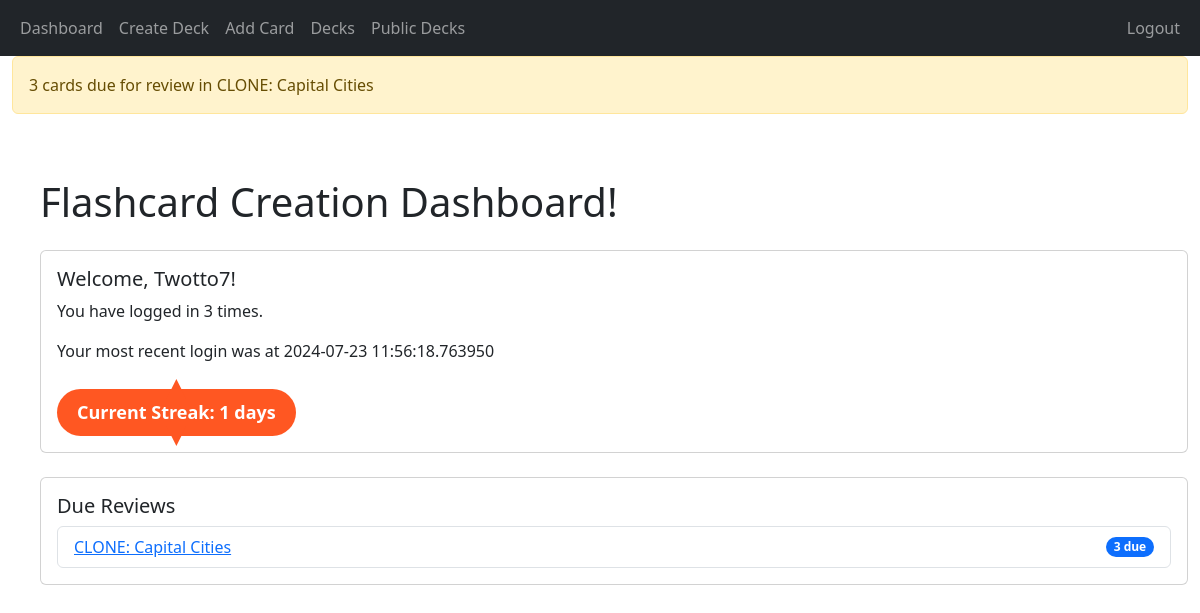
Page /dashboard (signed in) on the earlier database version.
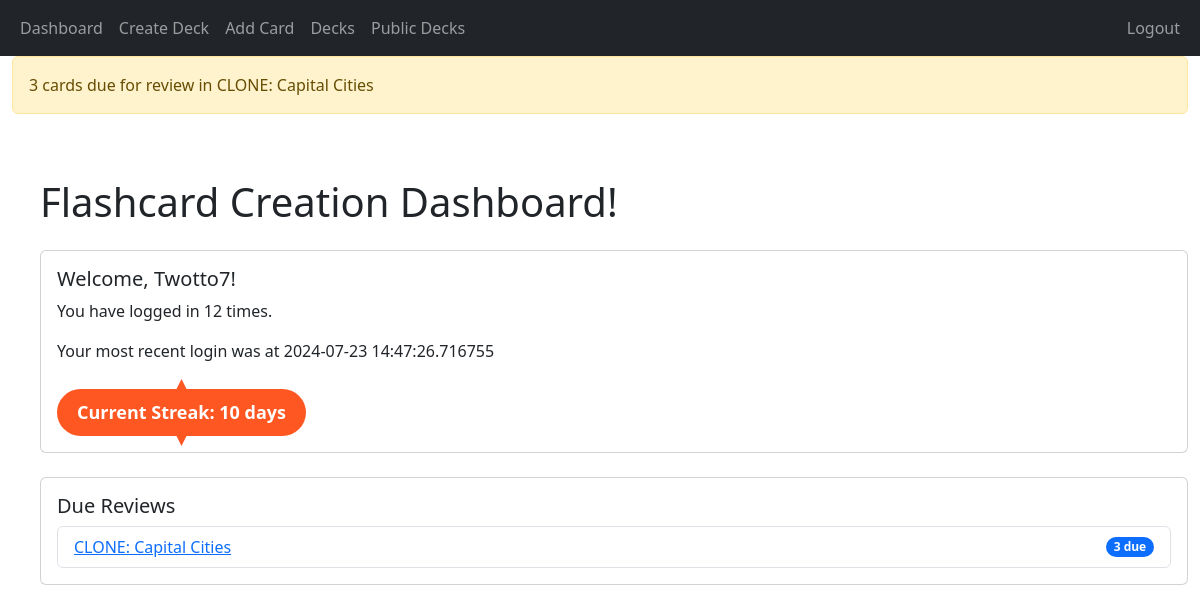
Same page on the later database version.
### app/auth/models.py (models this page shows, shortened)
class User(db.Model, UserMixin):
    user_id = db.Column(db.Integer, primary_key=True)
    username = db.Column(db.String(80), unique=True, nullable=False)
    email = db.Column(db.String(120), unique=True, nullable=False)
    password_hash = db.Column(db.String(128), nullable=False)
    def get_login_count(self, user_id):
        return LoginEvent.query.filter_by(user_id=user_id).count()
    def get_latest_login(self, user_id):
        latest_login_event = LoginEvent.query.filter_by(user_id=user_id).order_by(LoginEvent.timestamp.desc()).first()
        return latest_login_event.timestamp if latest_login_event else None

class LoginEvent(db.Model):
    login_id = db.Column(db.Integer, primary_key=True)
    user_id = db.Column(db.Integer, db.ForeignKey('user.user_id'), nullable=False)
    timestamp = db.Column(db.DateTime, default=datetime.utcnow, nullable=False)

### app/decks/models.py (models this page shows, shortened)
class Deck(db.Model):
    deck_id = db.Column(db.Integer, primary_key=True)
    name = db.Column(db.String(100), nullable=False)
    user_id = db.Column(db.Integer, db.ForeignKey('user.user_id'), nullable=False)
    created_at = db.Column(db.DateTime, nullable=False, default=datetime.utcnow)
    shared = db.Column(db.Boolean, default=False)
    cards = db.relationship('Card', backref='deck', lazy=True)
    review_start_date = db.Column(db.DateTime, nullable=True)

### app/main/routes.py (the view)
@main_blueprint.route('/dashboard')
@login_required
def dashboard():
    user_decks = Deck.query.filter_by(user_id=current_user.user_id).all()
    due_reviews = []
    for deck in user_decks:
        due_count = Card.query.filter(
            Card.deck_id == deck.deck_id,
            Card.next_review_date <= datetime.utcnow()
        ).count()
        if due_count > 0:
            due_reviews.append({
                'deck_id': deck.deck_id,
                'name': deck.name,
                'due_count': due_count
            })
            flash(f'{due_count} cards due for review in {deck.name}', 'warning')
    login_events = LoginEvent.query.filter_by(user_id=current_user.user_id).order_by(LoginEvent.timestamp.desc()).all()
    streak = 0
    today = datetime.utcnow().date()
    expected_date = today
    login_dates = {event.timestamp.date() for event in login_events}
    while expected_date in login_dates:
        streak += 1
        expected_date -= timedelta(days=1)
    user_info = {
        'username': current_user.username,
        'login_count': current_user.get_login_count(current_user.user_id),
        'last_login_at': current_user.get_latest_login(current_user.user_id),
        'current_streak': streak  # Add the current streak to user_info
    }
    return render_template('dashboard.html', due_reviews=due_reviews, user_info=user_info)

### app/__init__.py (called while the page is built)
@login_manager.user_loader
def load_user(user_id):
    return User.query.get(int(user_id))

### app/main/templates/dashboard.html (shortened to what this page needs)
{% extends "base.html" %}
{% block content %}
<div class="container mt-4">
    <h1 class="mb-4">Flashcard Creation Dashboard!</h1>
    <div class="card mb-4">
        <div class="card-body">
            <h5 class="card-title">Welcome, {{ user_info.username }}!</h5>
            <p class="card-text">You have logged in {{ user_info.login_count }} times.</p>
            <p class="card-text">Your most recent login was at {{ user_info.last_login_at }}</p>
            <div class="streak-badge">
                Current Streak: {{ user_info.current_streak }} days
            </div>
        </div>
    </div>
    <div class="card">
        <div class="card-body">
            <h5 class="card-title">Due Reviews</h5>
            {% if due_reviews %}
                <ul class="list-group">
                    {% for review in due_reviews %}
                        <li class="list-group-item d-flex justify-content-between align-items-center">
                            <a href="{{ url_for('review.start_review', deck_id=review.deck_id) }}">{{ review.name }}</a>
                            <span class="badge bg-primary rounded-pill">{{ review.due_count }} due</span>
                        </li>
                    {% endfor %}
                </ul>
            {% else %}
                <p class="card-text">No reviews due at the moment.</p>
            {% endif %}
        </div>
    </div>
</div>
{% endblock %}

### app/templates/base.html (shortened to what this page needs)
<!doctype html>
<html lang="en">
<head>
    <link href="https://cdn.jsdelivr.net/npm/bootstrap@5.3.2/dist/css/bootstrap.min.css" rel="stylesheet"
>
    <link rel="stylesheet" href="{{ url_for('static', filename='styles.css') }}">
</head>
<body>
<header class="site-header">
    <nav class="navbar navbar-expand-sm navbar-dark bg-dark">
        <div class="container-fluid">
            <div class="collapse navbar-collapse" id="navbarToggle">
                <div class="navbar-nav me-auto">
                    {% if current_user.is_authenticated %}
                    <a class="nav-item nav-link" href="{{ url_for('main.dashboard') }}">Dashboard</a>
                        <a class="nav-item nav-link" href="{{ url_for('decks.create_deck') }}">Create Deck</a>
                        <a class="nav-item nav-link" href="{{ url_for('decks.add_card') }}">Add Card</a>
                    <a class="nav-item nav-link" href="{{ url_for('decks.decks') }}">Decks</a>
                        <a class="nav-item nav-link" href="{{ url_for('decks.public_decks') }}">Public Decks</a>
                </div>
                <div class="navbar-nav ms-auto">
                    <a class="nav-item nav-link" href="{{ url_for('auth.logout') }}">Logout</a>
                    {% else %}
                    <a class="nav-item nav-link" href="{{ url_for('main.index') }}">Home</a>
                </div>
                <div class="navbar-nav ms-auto">
                    <a class="nav-item nav-link" href="{{ url_for('auth.login') }}">Login</a>
                    <a class="nav-item nav-link" href="{{ url_for('auth.register') }}">Register</a>
                    {% endif %}
                </div>
            </div>
        </div>
    </nav>
</header>
<main role="main" class="container-fluid">
    {% with messages = get_flashed_messages(with_categories=true) %}
        {% if messages %}
            {% for category, message in messages %}
                <div class="alert alert-{{ category }}">
                    {{ message }}
                </div>
            {% endfor %}
        {% endif %}
    {% endwith %}
    <div class="row mt-2 ms-3">
        <div class="col-auto text-center">
        </div>
    </div>
    <div class="row mt-3 ms-3">
        {% block content %}{% endblock %}
    </div>
</main>
</body>
</html>

### app/static/styles.css (style rules this page uses)
.streak-badge { display: inline-block; padding: 10px 20px; font-size: 18px; font-weight: bold; color: white; background-color: #FF5722; border-radius: 50px; text-align: center; margin-top: 10px; position: relative; }
.streak-badge::before { content: ''; position: absolute; top: -10px; left: 50%; transform: translateX(-50%); width: 20px; height: 20px; background-color: #FF5722; clip-path: polygon(50% 0%, 100% 100%, 0% 100%); }
.streak-badge::after { content: ''; position: absolute; bottom: -10px; left: 50%; transform: translateX(-50%); width: 20px; height: 20px; background-color: #FF5722; clip-path: polygon(0% 0%, 100% 0%, 50% 100%); }

Differences in the rows shown:
removed LoginEvent: last_login_at "2024-07-23 11:56:18.763950"
added LoginEvent: last_login_at "2024-07-23 14:47:26.716755"
Other differences:
{{ user_info.login_count }}: "3" → "12"
{{ user_info.current_streak }}: "1" → "10"
